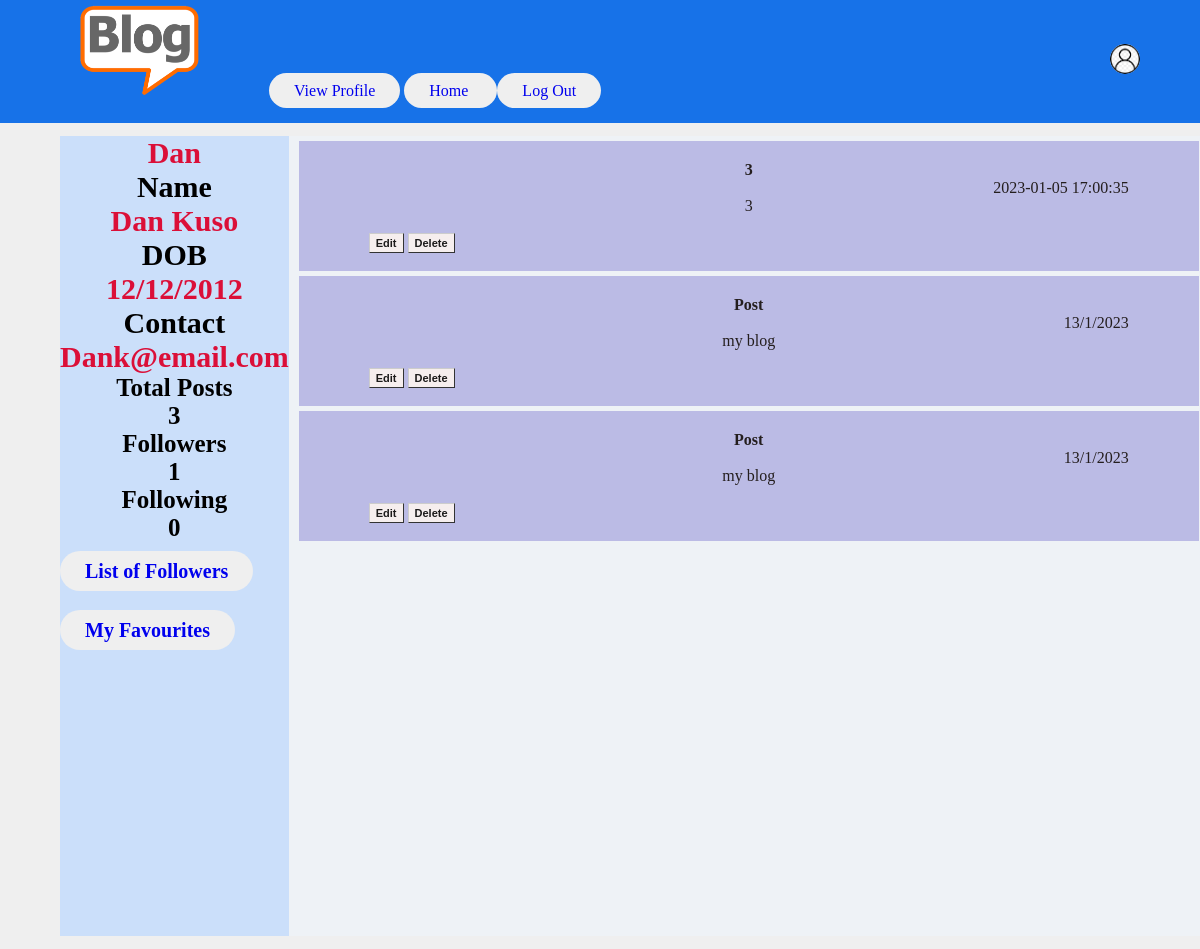
The app's page /Dan/blogs with its own data.
### main.py (models this page shows)
class Userdetails(db.Model):
  first_name = db.Column(db.String, nullable=False)
  middle_name = db.Column(db.String, nullable=True)
  last_name = db.Column(db.String, nullable=False)
  dob = db.Column(db.String, nullable=False)
  email = db.Column(db.String, nullable=False, unique=True)
  username = db.Column(db.String,
                       nullable=False,
                       primary_key=True,
                       unique=True)
  password = db.Column(db.String, unique=True, nullable=False)

class Posts(db.Model):
  post_id = db.Column(db.Integer,
                      nullable=False,
                      unique=True,
                      primary_key=True)
  user = db.Column(db.String,
                   db.ForeignKey("userdetails.username"),
                   nullable=False)
  title = db.Column(db.String, nullable=False)
  description = db.Column(db.String, nullable=False)
  content = db.Column(db.String, nullable=False)
  date = db.Column(db.String, nullable=False)

### main.py (the view)
@app.route('/<user_name>/blogs')
def myblogs(user_name):
  db.create_all()
  f1 = Follow.query.filter_by(user=user_name).count()
  f2 = Follow.query.filter_by(following=user_name).count()
  f3 = Posts.query.filter_by(user=user_name).count()
  U = Userdetails.query.filter_by(username=user_name).first()
  F1 = U.username
  F2 = U.first_name + ' ' + U.last_name
  F3 = U.dob
  F4 = U.email
  F = [F1, F2, F3, F4]
  f = [f1, f2, f3]
  b = Posts.query.filter_by(user=user_name).all()
  P = []
  for i in b:
    Img=Image.query.filter_by(post_id=i.post_id).first()
    if Img:
      P.append([i.title,
                i.content,
                i.description,
                i.post_id,
                i.date[0:19],
                '/static/'+Img.img_path])
    else:
      P.append([i.title,
                i.content,
                i.description,
                i.post_id,
                i.date[0:19]])
  return render_template('myblogs.html', f=f, P=P, F=F, user_name=user_name)

### templates/myblogs.html (shortened to what this page needs)
<!DOCTYPE html>
<head>
  <link rel="stylesheet" type="text/css" href={{url_for('static',filename='Style4.css')}}>
</head>
<body>
  <nav>
    <div class="l">
      <img src={{url_for('static',filename='Blog_pic.png')}} class='logo'>
      <a class="Links" href="/{{user_name}}/profile">View Profile</a>
      <a class="Links" href="/{{user_name}}/home">Home </a>
      <a class="Links" href="/login"> Log Out </a>
      <ul>
      </ul>
    </div>
    <div class="nav-user-icon">
      <img src={{url_for('static',filename='profile.jpg')}}>
    </div>
  </nav>
  <div class="container">
    <div class="lc">
        <p class='detail1'>{{F[0]}}</p>
        <p class='detail'>Name</p>
        <p class='detail1'>{{F[1]}}</p>
        <p class='detail'>DOB</p>
        <p class='detail1'>{{F[2]}}</p>
        <p class='detail'>Contact</p>
        <p class='detail1'>{{F[3]}}</p>
        <p class='stats'>Total Posts</p>
        <p class ='stats'>{{f[2]}}</p>
        <p class='stats'>Followers</p>
        <p class='stats'>{{f[1]}}</p>
        <p class='stats'>Following</p>
        <p class='stats'>{{f[0]}}</p>
        <br>
        <a class='stats1' href='/{{user_name}}/following'>List of Followers</a>
        <br>
        <br>
        <br>
        <a class='stats1' href='/{{user_name}}/favourites'>My Favourites</a>
    </div>
    <div class="mc">
      {% for p in P%}
      <div class="results">
        <p class="pu">{{p[0]}}</p>
        <p class='pd'>{{p[4]}}</p>
        <p class="pc">{{p[1]}}</p>
        <br>
        <a class="EditDel" href="/{{user_name}}/{{p[3]}}/edit">Edit</a>
        <a class="EditDel" href ="/{{user_name}}/{{p[3]}}/delete">Delete</a>
      </div>
      {% endfor %}
    </div>
  </div>
</body>
</html>

### static/Style4.css (style rules this page uses)
* { margin: 0; padding: 0; font:-family:'poppins','sans-serif'; }
body { background: #efefef; }
.Links { padding: 9px 25px; background-color: #efefef; border: none; border-radius: 50px; box-sizing: border-box cursor: pointer; transition: all 0.3s ease 0s; position: relative; text-decoration: none; }
nav { display: flex; align-items: center; justify-content: space-between; background: #1772e8; padding: 5px 5%; position: sticky; top: 0; z-index: 100; }
.logo { width: 160px; margin-right: 45px; }
.nav-user-icon img { width: 30px; border-radius: 50%; cursor: pointer; }
.container { display:flex; justify-content: space-between; padding: 13px 5%; }
.lc { background: #cbdffa; flex-basis: 25%; position: sticky; top: 70px; align-self: flex-start; height: 100vh; }
.mc { background: #eef2f6; flex-basis: 73%; position: sticky; top: 70px; align-self: flex-start; height: 100vh; }
.results { width: 900px ; background-color: #a5a4dfb3; color: #241e1e; top: 10%; left: 20%; position:;clip transform: translate(-50%,-50%); box-sizing: border-box; padding: 20px 70px; border-color: #000; margin: 5px 10px 5px 10px }
.pu { text-align: center; font-size: 50 px; font-weight: bold; }
.pc { text-align:center; font-size: 30 px; }
.stats { text-align: center; font-size: 25px; font-weight: bold; font-family: "Lucida Console"; }
.stats1 { text-align: center; font-size: 20px; font-weight: bold; font-family: "Lucida Console"; }
.detail { text-align: center; font-size: 30px; font-weight: bold; font-family: "Times New Roman"; position: clip; }
.detail1 { text-align: center; font-size: 30px; font-weight: bold; font-family: "Times New Roman"; position: clip; color: #db0f38 }
.EditDel { font: bold 11px Arial; text-decoration: none; background-color: #f6eeee; color: #1d1b1b; padding: 3px 6px 3px 6px; border-top: 1px solid #CCCCCC; border-right: 1px solid #333333; border-bottom: 1px solid #333333; border-left: 1px solid #CCCCCC; }
.stats1 { padding: 9px 25px; background-color: #efefef; border: none; border-radius: 50px; box-sizing: border-box cursor: pointer; transition: all 0.3s ease 0s; position: relative; text-decoration: none; }
.pd { text-align: right; font-size: 20 px; }

### records on screen
Userdetails: username "Dan", dob "12/12/2012", email "Dank@email.com"
Posts: p "3", date "2023-01-05 17:00:35"
Posts: title "Post", date "13/1/2023", content "my blog"
Posts: title "Post", date "13/1/2023", content "my blog"

### other values on screen
{{ F[1] }} "Dan Kuso"
{{ f[2] }} "3"
{{ f[1] }} "1"
{{ f[0] }} "0"
